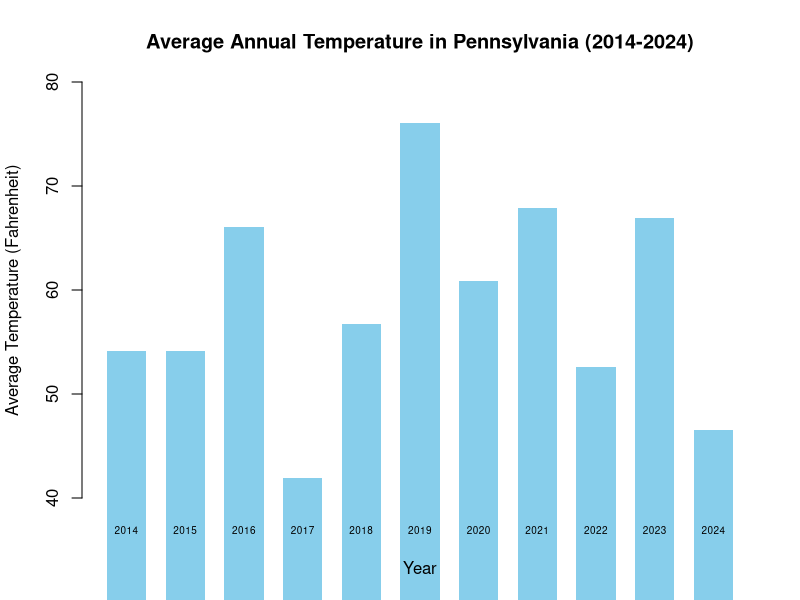

Reproduce this figure in R.
## ---- chunk 1
numeric_data <- data.frame(
  Year = 1924:2024,
  Temperature = runif(101, min = 40, max = 80) # Generates 101 random numbers between 40 and 80
)

# Display the entire dataset as a table
print(numeric_data)

write.csv(numeric_data, file = "numeric_data.csv", row.names = FALSE)

# Filter data for last 10 years
last_10_years <- subset(numeric_data, Year >= 2014 & Year <= 2024)

# Write 'last_10_years' dataset to a CSV file
write.csv(last_10_years, file = "last_10_years.csv", row.names = FALSE)

# Create bar graph
barplot(last_10_years$Temperature, 
        names.arg = last_10_years$Year,
        xlab = "Year",
        ylab = "Average Temperature (Fahrenheit)",
        main = "Average Annual Temperature in Pennsylvania (2014-2024)",
        ylim = c(40, 80), # Set the y-axis limits to match the range of temperatures
        col = "skyblue", # Set bar color
        border = NA, # Remove border of bars
        space = 0.5, # Adjust spacing between bars
        cex.names = 0.6) # Adjust font size of year labels

